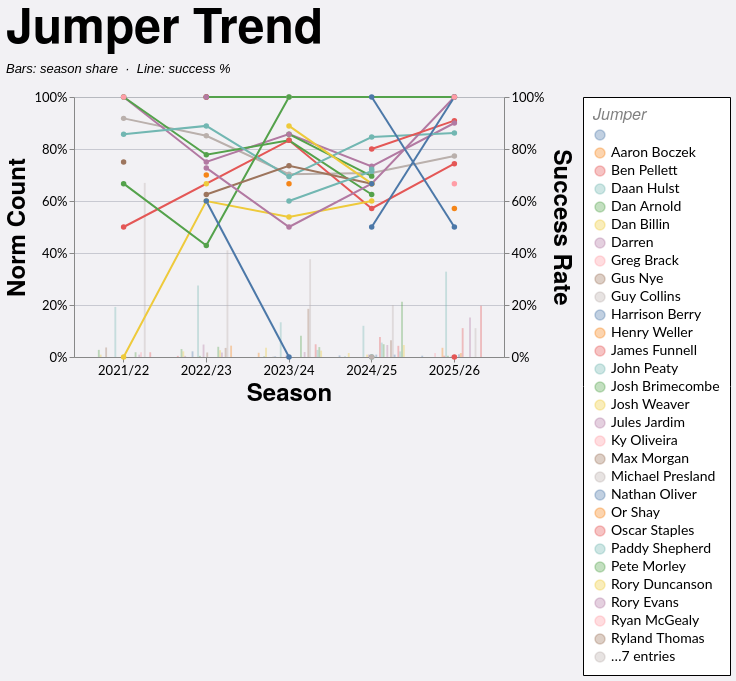

Vega-Lite specification for this chart:
### Vega-Lite specification from a JSON file in a GitHub repository (floating-point values rounded to 4 significant figures; data arrays with more than 128 entries replaced by an {"elided": "..."} marker saying what was removed)
{"config": {"axis": {"labelFont": "Lato, sans-serif", "titleFont": "PT Sans Narrow, Helvetica Neue, Helvetica, Arial, sans-serif", "labelFontSize": 13, "titleFontSize": 24, "gridColor": "#202947", "gridOpacity": 0.2}, "header": {"labelFont": "PT Sans Narrow, Helvetica Neue, Helvetica, Arial, sans-serif", "titleFont": "PT Sans Narrow, Helvetica Neue, Helvetica, Arial, sans-serif", "labelFontSize": 24, "titleFontSize": 28, "labelFontWeight": "bold", "orient": "left"}, "legend": {"labelFont": "Lato, sans-serif", "titleFont": "PT Sans Narrow, Helvetica Neue, Helvetica, Arial, sans-serif", "labelFontSize": 14, "titleFontSize": 16, "titlePadding": 5, "fillColor": "white", "strokeColor": "black", "padding": 10, "titleFontWeight": "lighter", "titleFontStyle": "italic", "titleColor": "gray", "offset": 10}, "title": {"font": "PT Sans Narrow, Helvetica Neue, Helvetica, Arial, sans-serif", "fontSize": 48, "fontWeight": "bold", "anchor": "start", "align": "center", "titlePadding": 20, "subtitlePadding": 10, "subtitleFontSize": 13, "subtitleColor": "", "subtitleFontStyle": "italic", "offset": 15, "color": "black"}, "axisX": {"labelAngle": 0}, "facet": {"title": null, "header": null, "align": {"row": "each", "column": "each"}}, "resolve": {"scale": {"y": "independent", "facet": "independent"}}, "background": "#f2f1f4"}, "layer": [{"mark": {"type": "bar", "opacity": 0.35}, "encoding": {"color": {"field": "jumper", "title": "Jumper", "type": "nominal"}, "tooltip": [{"field": "season", "title": "Season", "type": "nominal"}, {"field": "jumper", "title": "Jumper", "type": "nominal"}, {"field": "won", "format": ",.0f", "title": "Won", "type": "quantitative"}, {"field": "attempts", "format": ",.0f", "title": "Attempts", "type": "quantitative"}, {"field": "norm_count", "format": ".1%", "title": "Norm Count", "type": "quantitative"}, {"field": "success_rate", "format": ".1%", "title": "Success Rate", "type": "quantitative"}], "x": {"field": "season", "sort": ["2021/22", "2022/23", "2023/24", "2024/25", "2025/26"], "title": "Season", "type": "nominal"}, "xOffset": {"field": "jumper", "type": "nominal"}, "y": {"axis": {"format": "%", "orient": "left"}, "field": "norm_count", "scale": {"domain": [0, 1]}, "title": "Norm Count", "type": "quantitative"}}, "transform": [{"filter": "(loSquad == 'All' || datum.squad == loSquad) && (loGameType == 'All' || (loGameType == 'League + Cup' && (datum.game_type == 'League' || datum.game_type == 'Cup')) || (loGameType == 'League only' && datum.game_type == 'League') || datum.game_type == loGameType) && (loOpposition == 'All' || datum.opposition == loOpposition) && (loThrower == 'All' || datum.thrower == loThrower) && (loJumper == 'All' || datum.jumper == loJumper) && (loArea == 'All' || datum.area == loArea) && (loNumbers == 'All' || datum.numbers == loNumbers) && (loCall == 'All' || datum.call == loCall) && (loCallType == 'All' || datum.call_type == loCallType)"}, {"aggregate": [{"op": "count", "as": "attempts"}, {"op": "sum", "field": "won", "as": "won"}], "groupby": ["season", "jumper"]}, {"joinaggregate": [{"op": "sum", "field": "attempts", "as": "season_attempts"}], "groupby": ["season"]}, {"calculate": "datum.attempts / datum.season_attempts", "as": "norm_count"}, {"calculate": "datum.won / datum.attempts", "as": "success_rate"}]}, {"mark": {"type": "line", "point": true, "strokeWidth": 2}, "encoding": {"color": {"field": "jumper", "title": "Jumper", "type": "nominal"}, "detail": {"field": "jumper", "type": "nominal"}, "tooltip": [{"field": "season", "title": "Season", "type": "nominal"}, {"field": "jumper", "title": "Jumper", "type": "nominal"}, {"field": "won", "format": ",.0f", "title": "Won", "type": "quantitative"}, {"field": "attempts", "format": ",.0f", "title": "Attempts", "type": "quantitative"}, {"field": "norm_count", "format": ".1%", "title": "Norm Count", "type": "quantitative"}, {"field": "success_rate", "format": ".1%", "title": "Success Rate", "type": "quantitative"}], "x": {"field": "season", "sort": ["2021/22", "2022/23", "2023/24", "2024/25", "2025/26"], "title": "Season", "type": "nominal"}, "y": {"axis": {"format": "%", "orient": "right"}, "field": "success_rate", "scale": {"domain": [0, 1]}, "title": "Success Rate", "type": "quantitative"}}, "transform": [{"filter": "(loSquad == 'All' || datum.squad == loSquad) && (loGameType == 'All' || (loGameType == 'League + Cup' && (datum.game_type == 'League' || datum.game_type == 'Cup')) || (loGameType == 'League only' && datum.game_type == 'League') || datum.game_type == loGameType) && (loOpposition == 'All' || datum.opposition == loOpposition) && (loThrower == 'All' || datum.thrower == loThrower) && (loJumper == 'All' || datum.jumper == loJumper) && (loArea == 'All' || datum.area == loArea) && (loNumbers == 'All' || datum.numbers == loNumbers) && (loCall == 'All' || datum.call == loCall) && (loCallType == 'All' || datum.call_type == loCallType)"}, {"aggregate": [{"op": "count", "as": "attempts"}, {"op": "sum", "field": "won", "as": "won"}], "groupby": ["season", "jumper"]}, {"joinaggregate": [{"op": "sum", "field": "attempts", "as": "season_attempts"}], "groupby": ["season"]}, {"calculate": "datum.attempts / datum.season_attempts", "as": "norm_count"}, {"calculate": "datum.won / datum.attempts", "as": "success_rate"}]}], "data": {"name": "data-9f78a8a80e26132ebc7aef6a8d9c7f48"}, "height": 260, "params": [{"name": "loSquad", "value": "All"}, {"name": "loSeason", "value": "All"}, {"name": "loGameType", "value": "All"}, {"name": "loOpposition", "value": "All"}, {"name": "loThrower", "value": "All"}, {"name": "loJumper", "value": "All"}, {"name": "loArea", "value": "All"}, {"name": "loNumbers", "value": "All"}, {"name": "loCall", "value": "All"}, {"name": "loCallType", "value": "All"}], "resolve": {"scale": {"y": "independent"}}, "title": {"text": "Jumper Trend", "subtitle": "Bars: season share  ·  Line: success %"}, "width": 430, "$schema": "https://vega.github.io/schema/vega-lite/v5.20.1.json", "datasets": {"data-9f78a8a80e26132ebc7aef6a8d9c7f48": {"elided": "1228 records"}}}
